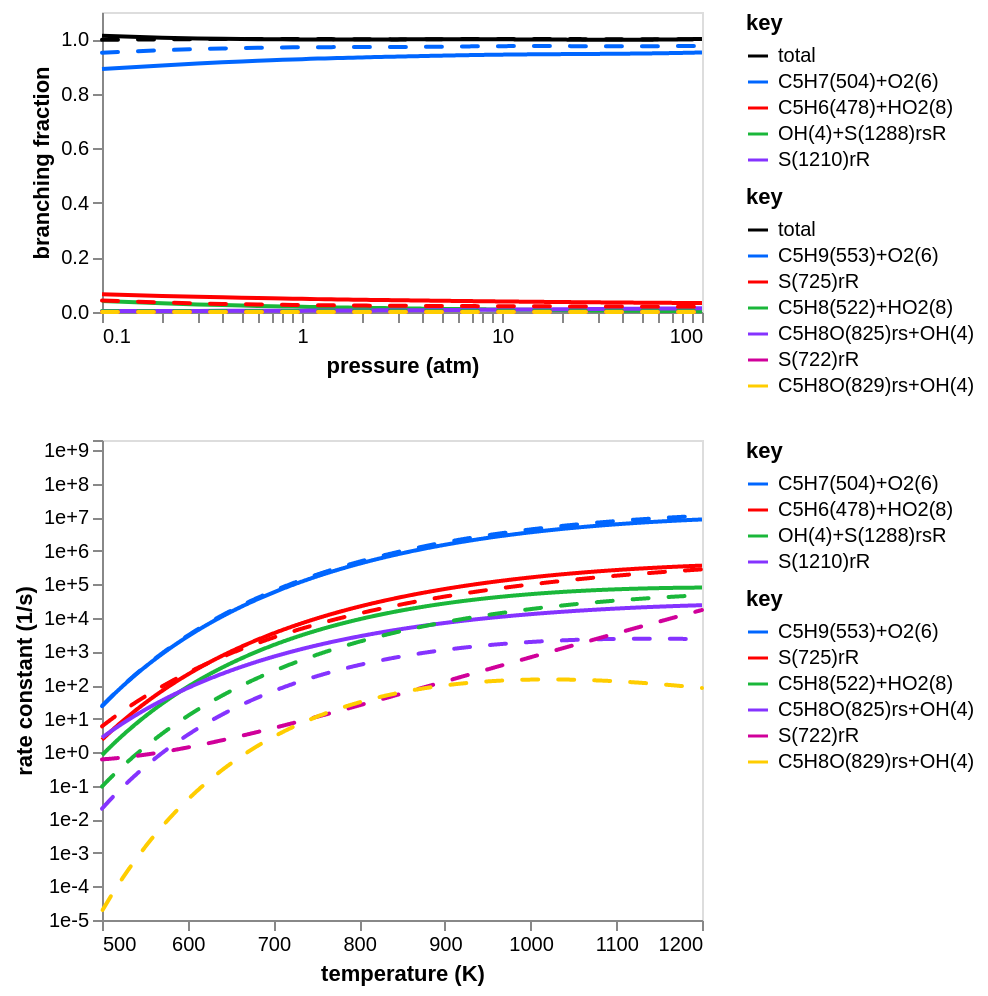

The notebook cell saved with this chart:
### Code cell
branch_frac_chart = alt.layer(branch_frac_chart1a, branch_frac_chart2).resolve_scale(
    color="independent"
)
rate_chart = alt.layer(rate_chart1a, rate_chart2).resolve_scale(color="independent")

chart = alt.vconcat(
    branch_frac_chart.properties(width=300, height=150),
    rate_chart.properties(width=300, height=240),
).configure_axis(grid=False)
chart

### Figure 1 — Vega-Lite specification as saved in the notebook (floating-point values rounded to 4 significant figures; data arrays with more than 128 entries replaced by an {"elided": "..."} marker saying what was removed)
{"config": {"view": {"continuousWidth": 300, "continuousHeight": 300}, "axis": {"grid": false}}, "vconcat": [{"layer": [{"data": {"name": "data-eaffb19537e8ad6e0f405a2489dde128"}, "mark": {"type": "line"}, "encoding": {"color": {"field": "key", "scale": {"domain": ["total", "C5H7(504)+O2(6)", "C5H6(478)+HO2(8)", "OH(4)+S(1288)rsR", "S(1210)rR"], "range": ["#000000", "#0066ff", "#ff0000", "#1ab73a", "#8533ff"]}, "type": "nominal"}, "x": {"axis": {"labelExpr": "((abs(datum.value - 0.1) / abs(0.1) < 1e-5) ||\n(abs(datum.value - 1.0) / abs(1.0) < 1e-5) ||\n(abs(datum.value - 10.0) / abs(10.0) < 1e-5) ||\n(abs(datum.value - 100.0) / abs(100.0) < 1e-5) ||\n(abs(datum.value - 100.0) / abs(100.0) < 1e-5)) ? datum.label : ''", "values": [0.1, 0.2, 0.3, 0.4, 0.5, 0.6, 0.7, 0.8, 0.9, 1.0, 2.0, 3.0, 4.0, 5.0, 6.0, 7.0, 8.0, 9.0, 10.0, 20.0, 30.0, 40.0, 50.0, 60.0, 70.0, 80.0, 90.0, 100.0, 100.0]}, "field": "x", "scale": {"domain": [0.1, 100.0], "type": "log"}, "title": "pressure (atm)", "type": "quantitative"}, "y": {"axis": {"format": ".1f"}, "field": "value", "scale": {"domain": [1.298e-05, 1.013], "domainMax": 1.013, "nice": true}, "title": "branching fraction", "type": "quantitative"}}, "transform": [{"fold": ["total", "C5H7(504)+O2(6)", "C5H6(478)+HO2(8)", "OH(4)+S(1288)rsR", "S(1210)rR"]}]}, {"data": {"name": "data-63b08ddfca7ae6976b5455bbd1be2690"}, "mark": {"type": "line", "strokeCap": "round", "strokeDash": [8, 10]}, "encoding": {"color": {"field": "key", "scale": {"domain": ["total", "C5H9(553)+O2(6)", "S(725)rR", "C5H8(522)+HO2(8)", "C5H8O(825)rs+OH(4)", "S(722)rR", "C5H8O(829)rs+OH(4)"], "range": ["#000000", "#0066ff", "#ff0000", "#1ab73a", "#8533ff", "#d0009a", "#ffcd00"]}, "type": "nominal"}, "x": {"axis": {"labelExpr": "((abs(datum.value - 0.1) / abs(0.1) < 1e-5) ||\n(abs(datum.value - 1.0) / abs(1.0) < 1e-5) ||\n(abs(datum.value - 10.0) / abs(10.0) < 1e-5) ||\n(abs(datum.value - 100.0) / abs(100.0) < 1e-5) ||\n(abs(datum.value - 100.0) / abs(100.0) < 1e-5)) ? datum.label : ''", "values": [0.1, 0.2, 0.3, 0.4, 0.5, 0.6, 0.7, 0.8, 0.9, 1.0, 2.0, 3.0, 4.0, 5.0, 6.0, 7.0, 8.0, 9.0, 10.0, 20.0, 30.0, 40.0, 50.0, 60.0, 70.0, 80.0, 90.0, 100.0, 100.0]}, "field": "x", "scale": {"domain": [0.1, 100.0], "type": "log"}, "title": "pressure (atm)", "type": "quantitative"}, "y": {"axis": {"format": ".1f"}, "field": "value", "scale": {"domain": [1.298e-05, 1.013], "domainMax": 1.013, "nice": true}, "title": "branching fraction", "type": "quantitative"}}, "transform": [{"fold": ["total", "C5H9(553)+O2(6)", "S(725)rR", "C5H8(522)+HO2(8)", "C5H8O(825)rs+OH(4)", "S(722)rR", "C5H8O(829)rs+OH(4)"]}]}], "height": 150, "resolve": {"scale": {"color": "independent"}}, "width": 300}, {"layer": [{"data": {"name": "data-9e9c3f3d279b48e5a394f0d7c0f76ed3"}, "mark": {"type": "line"}, "encoding": {"color": {"field": "key", "scale": {"domain": ["C5H7(504)+O2(6)", "C5H6(478)+HO2(8)", "OH(4)+S(1288)rsR", "S(1210)rR"], "range": ["#0066ff", "#ff0000", "#1ab73a", "#8533ff"]}, "type": "nominal"}, "x": {"axis": {"format": ".0f"}, "field": "x", "scale": {"domain": [500, 1200], "domainMax": 1200, "nice": true}, "title": "temperature (K)", "type": "quantitative"}, "y": {"axis": {"format": ".0e", "labelExpr": "((abs(datum.value - 1e-05) / abs(1e-05) < 1e-5) ||\n(abs(datum.value - 0.0001) / abs(0.0001) < 1e-5) ||\n(abs(datum.value - 0.001) / abs(0.001) < 1e-5) ||\n(abs(datum.value - 0.01) / abs(0.01) < 1e-5) ||\n(abs(datum.value - 0.1) / abs(0.1) < 1e-5) ||\n(abs(datum.value - 1.0) / abs(1.0) < 1e-5) ||\n(abs(datum.value - 10.0) / abs(10.0) < 1e-5) ||\n(abs(datum.value - 100.0) / abs(100.0) < 1e-5) ||\n(abs(datum.value - 1000.0) / abs(1000.0) < 1e-5) ||\n(abs(datum.value - 10000.0) / abs(10000.0) < 1e-5) ||\n(abs(datum.value - 100000.0) / abs(100000.0) < 1e-5) ||\n(abs(datum.value - 1000000.0) / abs(1000000.0) < 1e-5) ||\n(abs(datum.value - 10000000.0) / abs(10000000.0) < 1e-5) ||\n(abs(datum.value - 100000000.0) / abs(100000000.0) < 1e-5) ||\n(abs(datum.value - 1000000000.0) / abs(1000000000.0) < 1e-5) ||\n(abs(datum.value - 2000000000.0) / abs(2000000000.0) < 1e-5)) ? datum.label : ''", "values": [1e-05, 0.0001, 0.001, 0.01, 0.1, 1.0, 10.0, 100.0, 1000.0, 10000.0, 100000.0, 1000000.0, 10000000.0, 100000000.0, 1000000000.0, 2000000000.0]}, "field": "value", "scale": {"domain": [1e-05, 2000000000.0], "type": "log"}, "title": "rate constant (1/s)", "type": "quantitative"}}, "transform": [{"fold": ["C5H7(504)+O2(6)", "C5H6(478)+HO2(8)", "OH(4)+S(1288)rsR", "S(1210)rR"]}]}, {"data": {"name": "data-f1b41480bc7a69e33980da3a42cfc7b6"}, "mark": {"type": "line", "strokeCap": "round", "strokeDash": [8, 10]}, "encoding": {"color": {"field": "key", "scale": {"domain": ["C5H9(553)+O2(6)", "S(725)rR", "C5H8(522)+HO2(8)", "C5H8O(825)rs+OH(4)", "S(722)rR", "C5H8O(829)rs+OH(4)"], "range": ["#0066ff", "#ff0000", "#1ab73a", "#8533ff", "#d0009a", "#ffcd00"]}, "type": "nominal"}, "x": {"axis": {"format": ".0f"}, "field": "x", "scale": {"domain": [500, 1200], "domainMax": 1200, "nice": true}, "title": "temperature (K)", "type": "quantitative"}, "y": {"axis": {"format": ".0e", "labelExpr": "((abs(datum.value - 1e-05) / abs(1e-05) < 1e-5) ||\n(abs(datum.value - 0.0001) / abs(0.0001) < 1e-5) ||\n(abs(datum.value - 0.001) / abs(0.001) < 1e-5) ||\n(abs(datum.value - 0.01) / abs(0.01) < 1e-5) ||\n(abs(datum.value - 0.1) / abs(0.1) < 1e-5) ||\n(abs(datum.value - 1.0) / abs(1.0) < 1e-5) ||\n(abs(datum.value - 10.0) / abs(10.0) < 1e-5) ||\n(abs(datum.value - 100.0) / abs(100.0) < 1e-5) ||\n(abs(datum.value - 1000.0) / abs(1000.0) < 1e-5) ||\n(abs(datum.value - 10000.0) / abs(10000.0) < 1e-5) ||\n(abs(datum.value - 100000.0) / abs(100000.0) < 1e-5) ||\n(abs(datum.value - 1000000.0) / abs(1000000.0) < 1e-5) ||\n(abs(datum.value - 10000000.0) / abs(10000000.0) < 1e-5) ||\n(abs(datum.value - 100000000.0) / abs(100000000.0) < 1e-5) ||\n(abs(datum.value - 1000000000.0) / abs(1000000000.0) < 1e-5) ||\n(abs(datum.value - 2000000000.0) / abs(2000000000.0) < 1e-5)) ? datum.label : ''", "values": [1e-05, 0.0001, 0.001, 0.01, 0.1, 1.0, 10.0, 100.0, 1000.0, 10000.0, 100000.0, 1000000.0, 10000000.0, 100000000.0, 1000000000.0, 2000000000.0]}, "field": "value", "scale": {"domain": [1e-05, 2000000000.0], "type": "log"}, "title": "rate constant (1/s)", "type": "quantitative"}}, "transform": [{"fold": ["C5H9(553)+O2(6)", "S(725)rR", "C5H8(522)+HO2(8)", "C5H8O(825)rs+OH(4)", "S(722)rR", "C5H8O(829)rs+OH(4)"]}]}], "height": 240, "resolve": {"scale": {"color": "independent"}}, "width": 300}], "$schema": "https://vega.github.io/schema/vega-lite/v5.20.1.json", "datasets": {"data-eaffb19537e8ad6e0f405a2489dde128": {"elided": "1000 records"}, "data-63b08ddfca7ae6976b5455bbd1be2690": {"elided": "1000 records"}, "data-9e9c3f3d279b48e5a394f0d7c0f76ed3": {"elided": "1000 records"}, "data-f1b41480bc7a69e33980da3a42cfc7b6": {"elided": "1000 records"}}}
